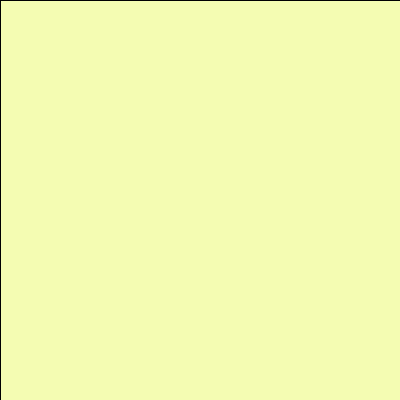
Frame 1 (no input)
Frame 60 (the mouse pressed at the canvas centre just before this capture): identical to frame 1, image omitted
Frame 120 (the mouse held since frame 60 and released just before this capture): identical to frame 1, image omitted

The Processing sketch that drew this single still picture (run headless with seeded random() and noise(); from frame 60 on, the mouse is pressed at the canvas centre):

// Processing sketch: processing_42169
// ── processing_42169.pde

void setup() {
  size (400, 400);
  smooth();
  fill(244, 252, 178);
  rect(0, 0, width, height);
}

void draw() {
  noStroke();

  if (mousePressed && (mouseButton == LEFT)) {

    stroke(203, 133, 115);
    strokeWeight(5);
 line(mouseX, mouseY, pmouseX, pmouseY);
  }
  else if (mousePressed && (mouseButton == RIGHT)) {
    fill(244, 252, 178, 100);
    rect(0, 0, width, height);
  }
}
